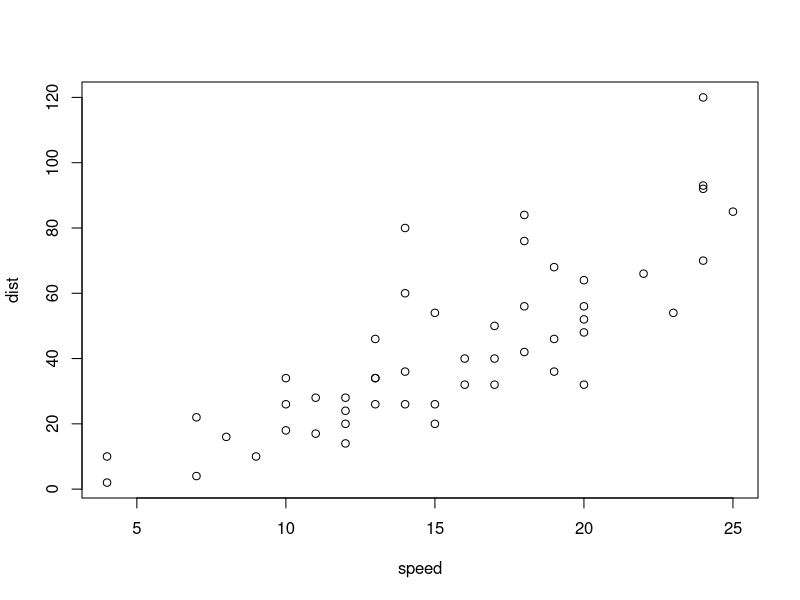
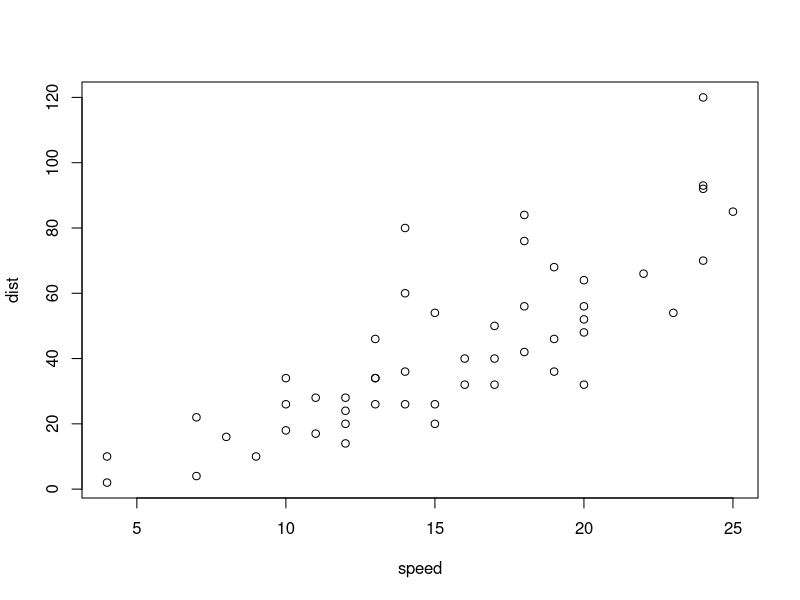
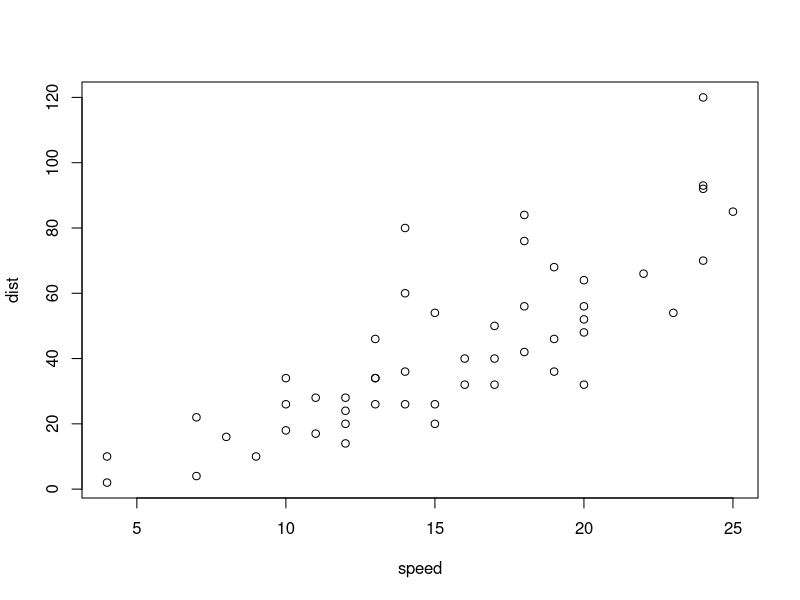
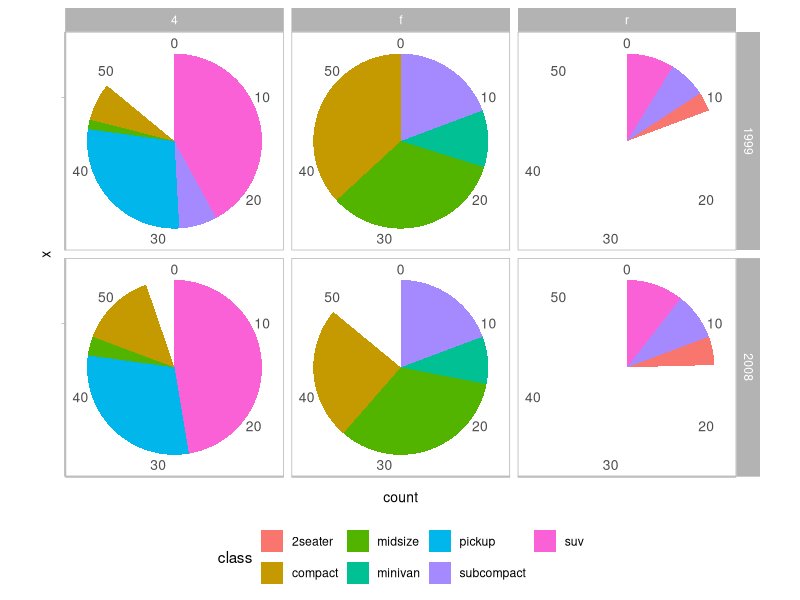

Write R code to recreate these figures, in order.
## ---- chunk 1
summary(cars)
summary(iris)

## ---- chunk 2
summary(cars)
print(cars)

## ---- chunk 3
print("This will be printed")
## ---- chunk 4
print("This will be printed")
## ---- chunk 5
print("This will not be printed")
## ---- chunk 6
log(-1)
## ---- chunk 7
log(-1)
## ---- chunk 8
plot(cars)
## ---- chunk 9
plot(cars)
## ---- chunk 10
plot(cars)
## ---- chunk 11
summary(iris)
## ---- chunk 12
library(lifecycle)
summary(LifeCycleSavings)
## ---- chunk 13
library(ggplot2)
ggplot(mpg,aes(x = "", fill = class)) +
   geom_bar (width = 1) + 
   facet_grid(year ~ drv) +
   scale_fill_hue() +
   coord_polar(theta = "y") +
  theme_light() +
   theme(
     legend.position = "bottom",
     axis.line = element_line(linewidth = 0.75),
     axis.line.x.bottom = element_line(colour = "grey"),
     axis.line.y.left = element_line(colour = "grey"),
     axis.title = element_text(size = 10),
     axis.text = element_text(size = 10),
     panel.grid.major = element_blank(),
     panel.grid.minor = element_blank())
